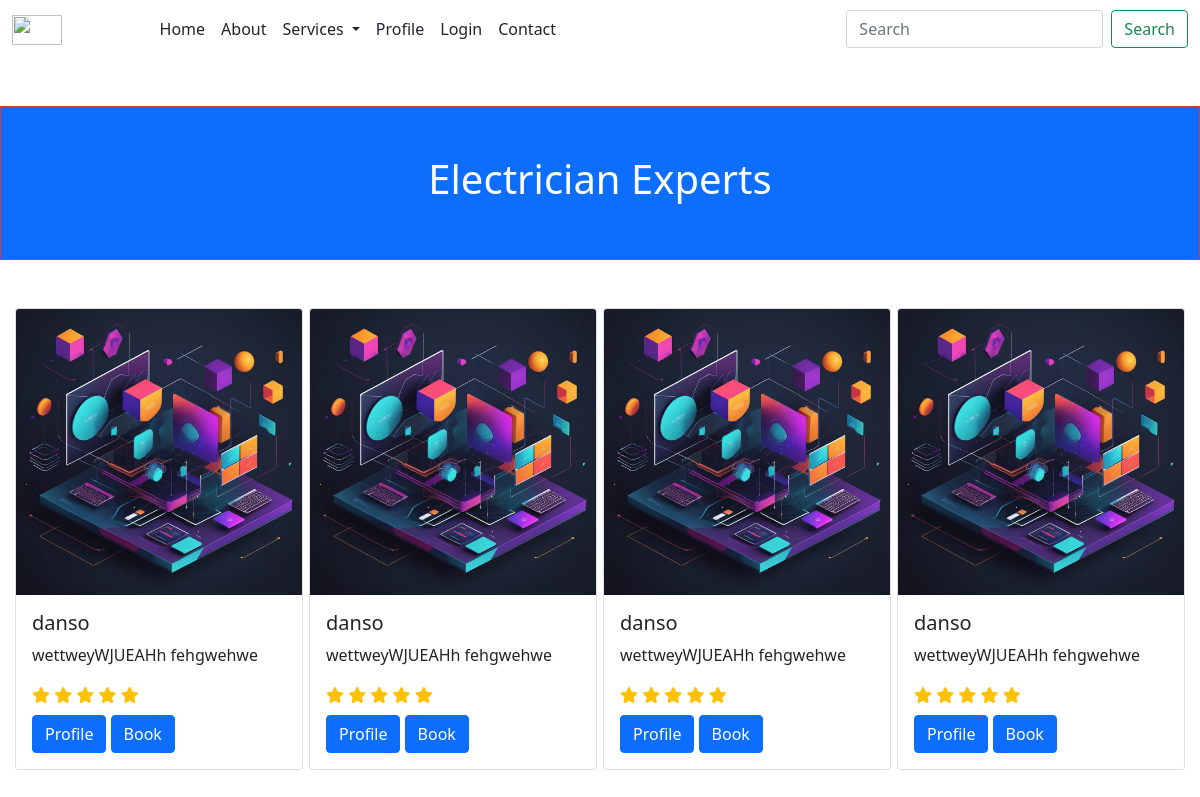
/admin/electrician.php?id=1, run on the app's committed database.
### tables this page shows
CREATE TABLE `providerregister` (
  `id` int(11) NOT NULL,
  `username` varchar(30) NOT NULL,
  `email` varchar(30) NOT NULL,
  `age` int(10) NOT NULL,
  `service` text NOT NULL,
  `address` varchar(20) NOT NULL,
  `mobile` int(20) NOT NULL,
  `pass` varchar(30) NOT NULL,
  `image` longblob NOT NULL,
  `about` varchar(200) NOT NULL,
  `status` varchar(255) NOT NULL DEFAULT 'yes'
);

### admin/electrician.php (the view, shortened to what this page needs)
<!DOCTYPE html>
<html lang="en">
<head>
    <link rel="stylesheet" href="/css/index.css">
    <link href="https://cdn.jsdelivr.net/npm/bootstrap@5.1.3/dist/css/bootstrap.min.css" rel="stylesheet"
 />
    <link rel="stylesheet" href="https://cdnjs.cloudflare.com/ajax/libs/font-awesome/6.1.2/css/all.min.css">
</head>
<body>
    <nav class="navbar sticky-top navbar-expand-lg navbar-dark bg-white">
        <div class="container-fluid">
            <a class="navbar-brand" href="#">
                <img src="https://mdbootstrap.com/img/Marketing/mdb-press-pack/mdb-dark.jpg" alt="" width="50"
                    height="30" />
                Navbar</a>
            <div class="collapse navbar-collapse" id="navbarSupportedContent">
                <ul class="navbar-nav me-auto mb-2 mb-lg-0">
                    <li class="nav-item ">
                        <a class="nav-link active text-dark" aria-current="page" href="index.html">Home</a>
                    </li>
                    <li class="nav-item ">
                        <a class="nav-link text-dark" href="about.html">About</a>
                    </li>
                    <li class="nav-item dropdown">
                        <a class="nav-link dropdown-toggle text-dark" href="#" id="navbarDropdown" role="button"
                            data-bs-toggle="dropdown" aria-expanded="false">
                            Services
                        </a>
                    </li>
                    <li class="nav-item">
                        <a class="nav-link text-dark" href="profile.html">Profile</a>
                    </li>
                    <li class="nav-item">
                        <a class="nav-link text-dark" href="login.html">Login</a>
                    </li>
                    <li class="nav-item">
                        <a class="nav-link text-dark" href="contact.html">Contact</a>
                    </li>
                </ul>
                <form class="d-flex">
                    <input class="form-control me-2" type="search" placeholder="Search" aria-label="Search" />
                    <button class="btn btn-outline-success" type="submit">
                        Search
                    </button>
                </form>
            </div>
        </div>
    </nav>
    <div class="container-fluid mt-5">
        <div class="row border border-danger py-5 bg-primary">
            <div class="col-12">
                <h1 class="text-white text-center"> Electrician Experts</h1>
            </div>
        </div>
    </div>
    <div class="container-fluid mb-5">
        <div class="d-flex">
            <div class="card m-auto mt-5" style="width: 18rem;">
            <?php
             include 'config.php';
              $id = $_REQUEST['id'];
              $dataFetchQuery = "SELECT * FROM `providerregister` WHERE id='$id'";
              $record = mysqli_query($conn,$dataFetchQuery);
              $data = mysqli_fetch_array($record);
              echo"
                <img src='$data[image]' class='card-img-top' alt='...'>
                <div class='card-body'>
                <h5 class='card-title'>$data[username]</h5>
                    <p class='card-text'>$data[about]
                    </p>
                    <div class='mb-2'>
                        <i class='fas fa-star text-warning'></i>
                        <i class='fas fa-star text-warning'></i>
                        <i class='fas fa-star text-warning'></i>
                        <i class='fas fa-star text-warning'></i>
                        <i class='fas fa-star text-warning'></i>
                    </div>
                    <div class=''>
                        <a href='./medprofile/profile1.html' class='btn btn-primary'>Profile</a>
                        <a href='#' class='btn btn-primary'>Book</a>
                    </div>
                </div>
                ";
        ?>
            </div>
            <div class="card m-auto mt-5" style="width: 18rem;">
        <?php
         include 'config.php';
          $id = $_REQUEST['id'];
          $dataFetchQuery = "SELECT * FROM `providerregister` WHERE id='$id'";
          $record = mysqli_query($conn,$dataFetchQuery);
          $data = mysqli_fetch_array($record);
          echo"
            <img src='$data[image]' class='card-img-top' alt='...'>
            <div class='card-body'>
            <h5 class='card-title'>$data[username]</h5>
            <p class='card-text'>$data[about]
            </p>
                <div class='mb-2'>
                    <i class='fas fa-star text-warning'></i>
                    <i class='fas fa-star text-warning'></i>
                    <i class='fas fa-star text-warning'></i>
                    <i class='fas fa-star text-warning'></i>
                    <i class='fas fa-star text-warning'></i>
                </div>
                <div class=''>
                    <a href='./medprofile/profile1.html' class='btn btn-primary'>Profile</a>
                    <a href='#' class='btn btn-primary'>Book</a>
                </div>
            </div>
            ";
    ?>
        </div>
        <div class="card m-auto mt-5" style="width: 18rem;">
        <?php
         include 'config.php';
          $id = $_REQUEST['id'];
          $dataFetchQuery = "SELECT * FROM `providerregister` WHERE id='$id'";
          $record = mysqli_query($conn,$dataFetchQuery);
          $data = mysqli_fetch_array($record);
          echo"
            <img src='$data[image]' class='card-img-top' alt='...'>
            <div class='card-body'>
            <h5 class='card-title'>$data[username]</h5>
            <p class='card-text'>$data[about]
            </p>
                <div class='mb-2'>
                    <i class='fas fa-star text-warning'></i>
                    <i class='fas fa-star text-warning'></i>
                    <i class='fas fa-star text-warning'></i>
                    <i class='fas fa-star text-warning'></i>
                    <i class='fas fa-star text-warning'></i>
                </div>
                <div class=''>
                    <a href='./medprofile/profile1.html' class='btn btn-primary'>Profile</a>
                    <a href='#' class='btn btn-primary'>Book</a>
                </div>
            </div>
            ";
    ?>
        </div>
        <div class="card m-auto mt-5" style="width: 18rem;">
        <?php
         include 'config.php';
          $id = $_REQUEST['id'];
          $dataFetchQuery = "SELECT * FROM `providerregister` WHERE id='$id'";
          $record = mysqli_query($conn,$dataFetchQuery);
          $data = mysqli_fetch_array($record);
          echo"
            <img src='$data[image]' class='card-img-top' alt='...'>
            <div class='card-body'>
            <h5 class='card-title'>$data[username]</h5>
            <p class='card-text'>$data[about]
            </p>
                <div class='mb-2'>
                    <i class='fas fa-star text-warning'></i>
                    <i class='fas fa-star text-warning'></i>
                    <i class='fas fa-star text-warning'></i>
                    <i class='fas fa-star text-warning'></i>
                    <i class='fas fa-star text-warning'></i>
                </div>
                <div class=''>
                    <a href='./medprofile/profile1.html' class='btn btn-primary'>Profile</a>
                    <a href='#' class='btn btn-primary'>Book</a>
                </div>
            </div>
            ";
    ?>
        </div>
        </div>
    </div>
</body>
</html>

### data on the page
providerregister: image (picture), username "danso", about "wettweyWJUEAHh fehgwehwe"
